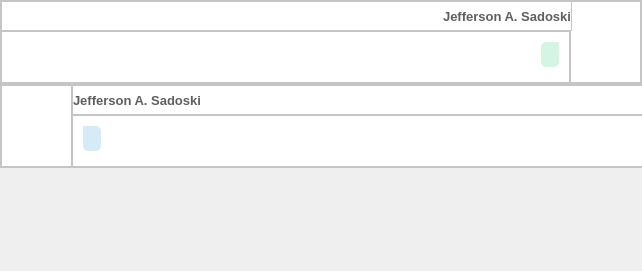
           <widget class="QWidget" name="srw_content_message_ticket">
            <property name="geometry">
             <rect>
              <x>0</x>
              <y>0</y>
              <width>642</width>
              <height>271</height>
             </rect>
            </property>
            <layout class="QVBoxLayout" name="vrl_content_message_ticket">
             <property name="spacing">
              <number>0</number>
             </property>
             <property name="leftMargin">
              <number>0</number>
             </property>
             <property name="topMargin">
              <number>0</number>
             </property>
             <property name="rightMargin">
              <number>0</number>
             </property>
             <property name="bottomMargin">
              <number>0</number>
             </property>
             <item>
              <widget class="QFrame" name="frm_chat_message_sent">
               <property name="minimumSize">
                <size>
                 <width>642</width>
                 <height>80</height>
                </size>
               </property>
               <property name="styleSheet">
                <string notr="true">QFrame {
	background: white;
}</string>
               </property>
               <property name="frameShape">
                <enum>QFrame::StyledPanel</enum>
               </property>
               <property name="frameShadow">
                <enum>QFrame::Raised</enum>
               </property>
               <layout class="QGridLayout" name="grl_chat_content_message_sent">
                <property name="leftMargin">
                 <number>0</number>
                </property>
                <property name="topMargin">
                 <number>0</number>
                </property>
                <property name="rightMargin">
                 <number>0</number>
                </property>
                <property name="bottomMargin">
                 <number>0</number>
                </property>
                <property name="spacing">
                 <number>0</number>
                </property>
                <item row="0" column="1" rowspan="2">
                 <widget class="QFrame" name="frm_content_icon_user_message_chat_sent">
                  <property name="minimumSize">
                   <size>
                    <width>71</width>
                    <height>78</height>
                   </size>
                  </property>
                  <property name="frameShape">
                   <enum>QFrame::StyledPanel</enum>
                  </property>
                  <property name="frameShadow">
                   <enum>QFrame::Raised</enum>
                  </property>
                  <layout class="QVBoxLayout" name="vrl_content_icon_user_message_chat_sent">
                   <property name="spacing">
                    <number>0</number>
                   </property>
                   <property name="leftMargin">
                    <number>10</number>
                   </property>
                   <property name="topMargin">
                    <number>0</number>
                   </property>
                   <property name="rightMargin">
                    <number>0</number>
                   </property>
                   <property name="bottomMargin">
                    <number>0</number>
                   </property>
                   <item>
                    <widget class="QLabel" name="lbl_img_user_sent">
                     <property name="minimumSize">
                      <size>
                       <width>50</width>
                       <height>50</height>
                      </size>
                     </property>
                     <property name="maximumSize">
                      <size>
                       <width>35</width>
                       <height>35</height>
                      </size>
                     </property>
                     <property name="styleSheet">
                      <string notr="true">QLabel {
	border-radius: 15px;
}</string>
                     </property>
                     <property name="text">
                      <string/>
                     </property>
                     <property name="pixmap">
                      <pixmap>../img/user.png</pixmap>
                     </property>
                     <property name="scaledContents">
                      <bool>true</bool>
                     </property>
                    </widget>
                   </item>
                   <item>
                    <spacer name="vls_between_icon_user_and_border_bottom_chat_message_sent">
                     <property name="orientation">
                      <enum>Qt::Vertical</enum>
                     </property>
                     <property name="sizeType">
                      <enum>QSizePolicy::Expanding</enum>
                     </property>
                     <property name="sizeHint" stdset="0">
                      <size>
                       <width>20</width>
                       <height>0</height>
                      </size>
                     </property>
                    </spacer>
                   </item>
                  </layout>
                 </widget>
                </item>
                <item row="1" column="0">
                 <widget class="QFrame" name="frm_content_message_chat_sent">
                  <property name="minimumSize">
                   <size>
                    <width>571</width>
                    <height>48</height>
                   </size>
                  </property>
                  <property name="frameShape">
                   <enum>QFrame::StyledPanel</enum>
                  </property>
                  <property name="frameShadow">
                   <enum>QFrame::Raised</enum>
                  </property>
                  <layout class="QGridLayout" name="grl_content_message_chat_sent">
                   <property name="sizeConstraint">
                    <enum>QLayout::SetMinimumSize</enum>
                   </property>
                   <property name="leftMargin">
                    <number>0</number>
                   </property>
                   <property name="topMargin">
                    <number>0</number>
                   </property>
                   <property name="rightMargin">
                    <number>0</number>
                   </property>
                   <property name="bottomMargin">
                    <number>0</number>
                   </property>
                   <item row="1" column="1">
                    <spacer name="vls_content_message_chat_sent">
                     <property name="orientation">
                      <enum>Qt::Vertical</enum>
                     </property>
                     <property name="sizeType">
                      <enum>QSizePolicy::Preferred</enum>
                     </property>
                     <property name="sizeHint" stdset="0">
                      <size>
                       <width>20</width>
                       <height>5</height>
                      </size>
                     </property>
                    </spacer>
                   </item>
                   <item row="0" column="1">
                    <widget class="QLabel" name="lbl_message_chat_sent">
                     <property name="font">
                      <font>
                       <family>Arial</family>
                       <pointsize>10</pointsize>
                      </font>
                     </property>
                     <property name="styleSheet">
                      <string notr="true">QLabel{ 
	background: #D5F5E3;
	padding: 5px;
	border-top-left-radius: 5px;
	border-bottom-left-radius: 5px;
	border-bottom-right-radius: 5px;
	margin-top: 10px;
	margin-bottom: 10px;
	margin-right: 10px;
	margin-left: 10px;
}</string>
                     </property>
                     <property name="text">
                      <string/>
                     </property>
                     <property name="wordWrap">
                      <bool>true</bool>
                     </property>
                    </widget>
                   </item>
                   <item row="0" column="0">
                    <spacer name="hls_between_border_left_and_message_chat">
                     <property name="orientation">
                      <enum>Qt::Horizontal</enum>
                     </property>
                     <property name="sizeHint" stdset="0">
                      <size>
                       <width>40</width>
                       <height>20</height>
                      </size>
                     </property>
                    </spacer>
                   </item>
                  </layout>
                 </widget>
                </item>
                <item row="0" column="0">
                 <widget class="QFrame" name="frm_content_header_message_chat_sent">
                  <property name="minimumSize">
                   <size>
                    <width>571</width>
                    <height>30</height>
                   </size>
                  </property>
                  <property name="maximumSize">
                   <size>
                    <width>16777215</width>
                    <height>30</height>
                   </size>
                  </property>
                  <property name="frameShape">
                   <enum>QFrame::StyledPanel</enum>
                  </property>
                  <property name="frameShadow">
                   <enum>QFrame::Raised</enum>
                  </property>
                  <layout class="QHBoxLayout" name="hzl_content_header_message_chat_sent">
                   <property name="spacing">
                    <number>0</number>
                   </property>
                   <property name="leftMargin">
                    <number>0</number>
                   </property>
                   <property name="topMargin">
                    <number>0</number>
                   </property>
                   <property name="rightMargin">
                    <number>0</number>
                   </property>
                   <property name="bottomMargin">
                    <number>0</number>
                   </property>
                   <item>
                    <widget class="QToolButton" name="btn_menu_message_chat_sent">
                     <property name="minimumSize">
                      <size>
                       <width>26</width>
                       <height>25</height>
                      </size>
                     </property>
                     <property name="maximumSize">
                      <size>
                       <width>26</width>
                       <height>25</height>
                      </size>
                     </property>
                     <property name="styleSheet">
                      <string notr="true">QToolButton#btn_menu_message_chat_sent {
	background: transparent;
	color: white;
	border: 3px solid  transparent;
	border-radius: 5px;
}
QToolButton#btn_menu_message_chat_sent:hover {
}
QToolButton#btn_menu_message_chat_sent:pressed {
}</string>
                     </property>
                     <property name="text">
                      <string/>
                     </property>
                     <property name="icon">
                      <iconset>
                       <normaloff>../img/menu-.png</normaloff>../img/menu-.png</iconset>
                     </property>
                    </widget>
                   </item>
                   <item>
                    <spacer name="hls_between_name_user_and_border_right_chat_message_sent">
                     <property name="orientation">
                      <enum>Qt::Horizontal</enum>
                     </property>
                     <property name="sizeHint" stdset="0">
                      <size>
                       <width>225</width>
                       <height>20</height>
                      </size>
                     </property>
                    </spacer>
                   </item>
                   <item>
                    <widget class="QLabel" name="lbl_name_user_sent">
                     <property name="minimumSize">
                      <size>
                       <width>341</width>
                       <height>16</height>
                      </size>
                     </property>
                     <property name="maximumSize">
                      <size>
                       <width>341</width>
                       <height>16</height>
                      </size>
                     </property>
                     <property name="font">
                      <font>
                       <pointsize>10</pointsize>
                       <weight>75</weight>
                       <bold>true</bold>
                      </font>
                     </property>
                     <property name="styleSheet">
                      <string notr="true">QLabel {
	color: #605D5D;
}</string>
                     </property>
                     <property name="text">
                      <string>Jefferson A. Sadoski</string>
                     </property>
                     <property name="alignment">
                      <set>Qt::AlignRight|Qt::AlignTrailing|Qt::AlignVCenter</set>
                     </property>
                    </widget>
                   </item>
                  </layout>
                 </widget>
                </item>
               </layout>
              </widget>
             </item>
             <item>
              <widget class="QFrame" name="frm_chat_message_received">
               <property name="minimumSize">
                <size>
                 <width>642</width>
                 <height>80</height>
                </size>
               </property>
               <property name="styleSheet">
                <string notr="true">QFrame {
	background: white;
}</string>
               </property>
               <property name="frameShape">
                <enum>QFrame::StyledPanel</enum>
               </property>
               <property name="frameShadow">
                <enum>QFrame::Raised</enum>
               </property>
               <layout class="QGridLayout" name="grl_chat_message_received">
                <property name="leftMargin">
                 <number>0</number>
                </property>
                <property name="topMargin">
                 <number>0</number>
                </property>
                <property name="rightMargin">
                 <number>0</number>
                </property>
                <property name="bottomMargin">
                 <number>0</number>
                </property>
                <property name="spacing">
                 <number>0</number>
                </property>
                <item row="0" column="0" rowspan="2">
                 <widget class="QFrame" name="frm_content_icon_user_message_chat_received">
                  <property name="minimumSize">
                   <size>
                    <width>71</width>
                    <height>78</height>
                   </size>
                  </property>
                  <property name="frameShape">
                   <enum>QFrame::StyledPanel</enum>
                  </property>
                  <property name="frameShadow">
                   <enum>QFrame::Raised</enum>
                  </property>
                  <layout class="QVBoxLayout" name="vrl_content_icon_user_message_chat_received">
                   <property name="spacing">
                    <number>0</number>
                   </property>
                   <property name="leftMargin">
                    <number>10</number>
                   </property>
                   <property name="topMargin">
                    <number>0</number>
                   </property>
                   <property name="rightMargin">
                    <number>0</number>
                   </property>
                   <property name="bottomMargin">
                    <number>0</number>
                   </property>
                   <item>
                    <widget class="QLabel" name="lbl_img_user_received">
                     <property name="minimumSize">
                      <size>
                       <width>50</width>
                       <height>50</height>
                      </size>
                     </property>
                     <property name="maximumSize">
                      <size>
                       <width>35</width>
                       <height>35</height>
                      </size>
                     </property>
                     <property name="styleSheet">
                      <string notr="true">QLabel {
	border-radius: 15px;
}</string>
                     </property>
                     <property name="text">
                      <string/>
                     </property>
                     <property name="pixmap">
                      <pixmap>../img/user.png</pixmap>
                     </property>
                     <property name="scaledContents">
                      <bool>true</bool>
                     </property>
                    </widget>
                   </item>
                   <item>
                    <spacer name="vls_between_icon_user_and_border_bottom_chat_message_received">
                     <property name="orientation">
                      <enum>Qt::Vertical</enum>
                     </property>
                     <property name="sizeType">
                      <enum>QSizePolicy::Expanding</enum>
                     </property>
                     <property name="sizeHint" stdset="0">
                      <size>
                       <width>20</width>
                       <height>0</height>
                      </size>
                     </property>
                    </spacer>
                   </item>
                  </layout>
                 </widget>
                </item>
                <item row="0" column="1">
                 <widget class="QFrame" name="frm_content_header_message_chat_received">
                  <property name="minimumSize">
                   <size>
                    <width>571</width>
                    <height>30</height>
                   </size>
                  </property>
                  <property name="maximumSize">
                   <size>
                    <width>16777215</width>
                    <height>30</height>
                   </size>
                  </property>
                  <property name="frameShape">
                   <enum>QFrame::StyledPanel</enum>
                  </property>
                  <property name="frameShadow">
                   <enum>QFrame::Raised</enum>
                  </property>
                  <layout class="QHBoxLayout" name="hzl_content_header_message_chat_received">
                   <property name="spacing">
                    <number>0</number>
                   </property>
                   <property name="leftMargin">
                    <number>0</number>
                   </property>
                   <property name="topMargin">
                    <number>0</number>
                   </property>
                   <property name="rightMargin">
                    <number>0</number>
                   </property>
                   <property name="bottomMargin">
                    <number>0</number>
                   </property>
                   <item>
                    <widget class="QLabel" name="lbl_name_user_received">
                     <property name="minimumSize">
                      <size>
                       <width>341</width>
                       <height>16</height>
                      </size>
                     </property>
                     <property name="maximumSize">
                      <size>
                       <width>341</width>
                       <height>16</height>
                      </size>
                     </property>
                     <property name="font">
                      <font>
                       <pointsize>10</pointsize>
                       <weight>75</weight>
                       <bold>true</bold>
                      </font>
                     </property>
                     <property name="styleSheet">
                      <string notr="true">QLabel {
	color: #605D5D;
}</string>
                     </property>
                     <property name="text">
                      <string>Jefferson A. Sadoski</string>
                     </property>
                    </widget>
                   </item>
                   <item>
                    <spacer name="hls_between_name_user_and_border_right_chat_message_received">
                     <property name="orientation">
                      <enum>Qt::Horizontal</enum>
                     </property>
                     <property name="sizeHint" stdset="0">
                      <size>
                       <width>225</width>
                       <height>20</height>
                      </size>
                     </property>
                    </spacer>
                   </item>
                   <item>
                    <widget class="QToolButton" name="btn_menu_message_chat_received">
                     <property name="minimumSize">
                      <size>
                       <width>26</width>
                       <height>25</height>
                      </size>
                     </property>
                     <property name="maximumSize">
                      <size>
                       <width>26</width>
                       <height>25</height>
                      </size>
                     </property>
                     <property name="styleSheet">
                      <string notr="true">QToolButton#btn_menu_message_chat_received{
	background: transparent;
	color: white;
	border: 3px solid  transparent;
	border-radius: 5px;
}
QToolButton#btn_menu_message_chat_received:hover {
}
QToolButton#btn_menu_message_chat_received:pressed {
}</string>
                     </property>
                     <property name="text">
                      <string/>
                     </property>
                     <property name="icon">
                      <iconset>
                       <normaloff>../img/menu-.png</normaloff>../img/menu-.png</iconset>
                     </property>
                    </widget>
                   </item>
                  </layout>
                 </widget>
                </item>
                <item row="1" column="1">
                 <widget class="QFrame" name="frm_content_message_chat_received">
                  <property name="minimumSize">
                   <size>
                    <width>571</width>
                    <height>48</height>
                   </size>
                  </property>
                  <property name="frameShape">
                   <enum>QFrame::StyledPanel</enum>
                  </property>
                  <property name="frameShadow">
                   <enum>QFrame::Raised</enum>
                  </property>
                  <layout class="QGridLayout" name="grl_content_message_chat_received">
                   <property name="leftMargin">
                    <number>0</number>
                   </property>
                   <property name="topMargin">
                    <number>0</number>
                   </property>
                   <property name="rightMargin">
                    <number>0</number>
                   </property>
                   <property name="bottomMargin">
                    <number>0</number>
                   </property>
                   <item row="0" column="0">
                    <widget class="QLabel" name="lbl_message_chat_received">
                     <property name="font">
                      <font>
                       <family>Arial</family>
                       <pointsize>10</pointsize>
                      </font>
                     </property>
                     <property name="styleSheet">
                      <string notr="true">QLabel{ 
	background: #D6EAF8;
	padding: 5px;
	border-top-right-radius: 5px;
	border-bottom-left-radius: 5px;
	border-bottom-right-radius: 5px;
	margin-top: 10px;
	margin-bottom: 10px;
	margin-right: 10px;
	margin-left: 10px;
}</string>
                     </property>
                     <property name="text">
                      <string/>
                     </property>
                     <property name="wordWrap">
                      <bool>true</bool>
                     </property>
                     <property name="textInteractionFlags">
                      <set>Qt::TextSelectableByMouse</set>
                     </property>
                    </widget>
                   </item>
                   <item row="1" column="0">
                    <spacer name="vls_content_message_chat_received">
                     <property name="orientation">
                      <enum>Qt::Vertical</enum>
                     </property>
                     <property name="sizeType">
                      <enum>QSizePolicy::Preferred</enum>
                     </property>
                     <property name="sizeHint" stdset="0">
                      <size>
                       <width>20</width>
                       <height>5</height>
                      </size>
                     </property>
                    </spacer>
                   </item>
                   <item row="0" column="1">
                    <spacer name="hls_between_message_chat_and_border_right">
                     <property name="orientation">
                      <enum>Qt::Horizontal</enum>
                     </property>
                     <property name="sizeHint" stdset="0">
                      <size>
                       <width>40</width>
                       <height>20</height>
                      </size>
                     </property>
                    </spacer>
                   </item>
                  </layout>
                 </widget>
                </item>
               </layout>
              </widget>
             </item>
             <item>
              <spacer name="vls_between_message_chat_and_border_bottom">
               <property name="orientation">
                <enum>Qt::Vertical</enum>
               </property>
               <property name="sizeHint" stdset="0">
                <size>
                 <width>20</width>
                 <height>40</height>
                </size>
               </property>
              </spacer>
             </item>
            </layout>
           </widget>
